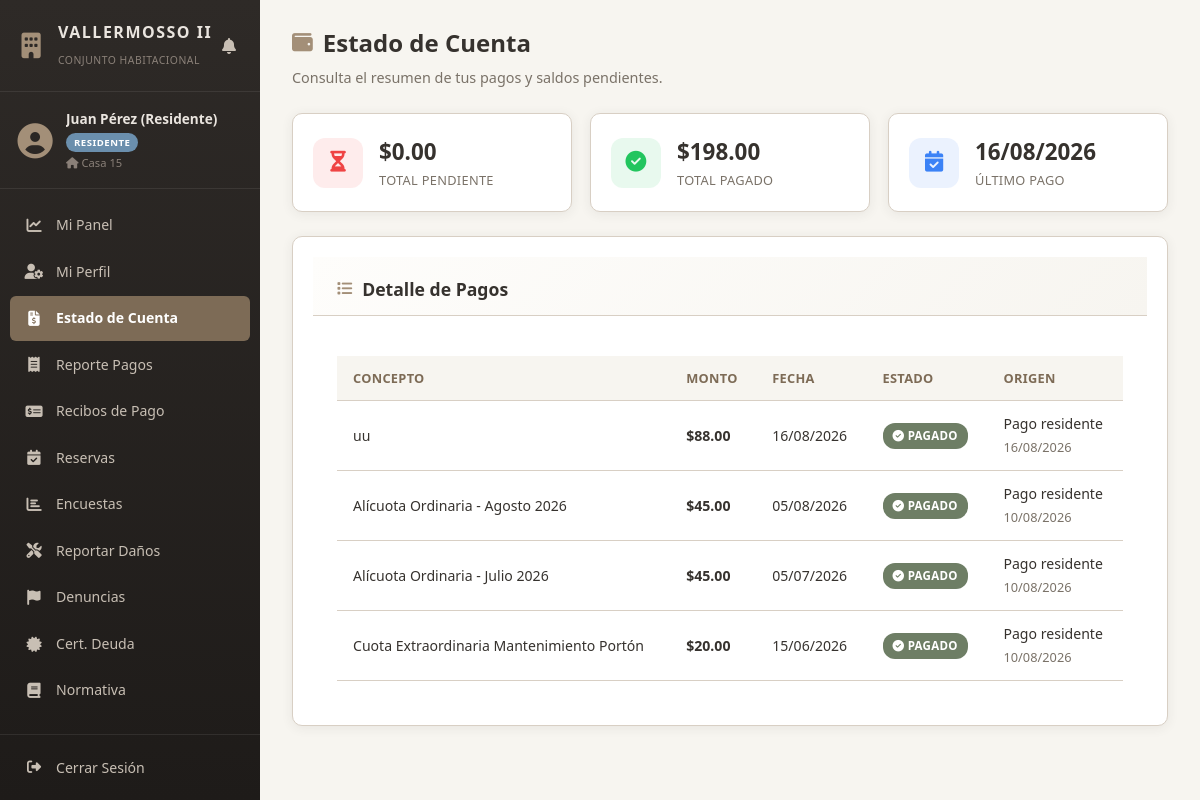
The page /views/residente/estado_cuenta.php (signed in) on the database its author committed.
### tables this page shows
CREATE TABLE `pagos` (
  `id_pago` int(11) NOT NULL AUTO_INCREMENT,
  `id_usuario` int(11) NOT NULL,
  `concepto` varchar(150) NOT NULL,
  `monto` decimal(10,2) NOT NULL,
  `fecha_vencimiento` date NOT NULL,
  `estado` enum('PENDIENTE','EN_REVISION','PAGADO','RECHAZADO') DEFAULT 'PENDIENTE',
  `comprobante_url` varchar(255) DEFAULT NULL,
  `fecha_subida` datetime DEFAULT NULL,
  `created_at` timestamp NOT NULL DEFAULT current_timestamp(),
  PRIMARY KEY (`id_pago`),
  KEY `id_usuario` (`id_usuario`),
  CONSTRAINT `pagos_ibfk_1` FOREIGN KEY (`id_usuario`) REFERENCES `usuarios` (`id_usuario`) ON DELETE CASCADE
);

### views/residente/estado_cuenta.php (the view, shortened to what this page needs)
<?php
$id_usuario = $_SESSION['id_usuario'];
$pdo = Database::obtenerConexion();
$stmt = $pdo->prepare("SELECT * FROM pagos WHERE id_usuario = :id ORDER BY created_at DESC");
$stmt->execute([':id' => $id_usuario]);
$pagos = $stmt->fetchAll(PDO::FETCH_ASSOC);
$movimientos = [];
foreach ($pagos as $p) {
    $estado = strtoupper($p['estado']);
    $movimientos[] = [
        'concepto'  => $p['concepto'],
        'monto'     => $p['monto'],
        'fecha_ref' => $p['fecha_vencimiento'] ?? null,
        'estado'    => $estado === 'PAGADO' ? 'PAGADO' : ($estado === 'EN_REVISION' ? 'EN_REVISION' : ($estado === 'RECHAZADO' ? 'RECHAZADO' : 'PENDIENTE')),
        'origen'    => 'Pago residente',
        'fecha_reg' => $p['created_at']
    ];
}
usort($movimientos, function ($a, $b) {
    return strtotime($b['fecha_reg']) <=> strtotime($a['fecha_reg']);
});
$totalPendiente = 0;
$totalPagado = 0;
$ultimoPago = null;
foreach ($movimientos as $m) {
    if ($m['estado'] === 'PAGADO') {
        $totalPagado += (float)$m['monto'];
        if (!$ultimoPago) $ultimoPago = $m;
    } elseif ($m['estado'] === 'PENDIENTE' || $m['estado'] === 'EN_REVISION') {
        $totalPendiente += (float)$m['monto'];
    }
}
?>
<!DOCTYPE html>
<html lang="es">
<head>
    <link rel="stylesheet" href="../../public/css/style.css">
    <link rel="stylesheet" href="https://cdnjs.cloudflare.com/ajax/libs/font-awesome/6.4.0/css/all.min.css">
</head>
<body>
<div class="app-layout">
    <?php include_once __DIR__ . '/../sidebar.php'; ?>
    <main class="main-content">
        <header class="content-header">
            <h1><i class="fa-solid fa-wallet"></i> Estado de Cuenta</h1>
            <p class="subtitle">Consulta el resumen de tus pagos y saldos pendientes.</p>
        </header>
        <div class="stats-grid">
            <div class="stat-card">
                <div class="stat-icon" style="background: rgba(239,68,68,0.1); color: #ef4444;"><i class="fa-solid fa-hourglass-half"></i></div>
                <div class="stat-info">
                    <span class="stat-value">$<?= number_format($totalPendiente, 2) ?></span>
                    <span class="stat-label">Total Pendiente</span>
                </div>
            </div>
            <div class="stat-card">
                <div class="stat-icon" style="background: rgba(34,197,94,0.1); color: #22c55e;"><i class="fa-solid fa-circle-check"></i></div>
                <div class="stat-info">
                    <span class="stat-value">$<?= number_format($totalPagado, 2) ?></span>
                    <span class="stat-label">Total Pagado</span>
                </div>
            </div>
            <div class="stat-card">
                <div class="stat-icon" style="background: rgba(59,130,246,0.1); color: #3b82f6;"><i class="fa-solid fa-calendar-check"></i></div>
                <div class="stat-info">
                    <span class="stat-value"><?= $ultimoPago ? date('d/m/Y', strtotime($ultimoPago['fecha_reg'])) : 'N/A' ?></span>
                    <span class="stat-label">Último Pago</span>
                </div>
            </div>
        </div>
        <section class="card">
            <div class="card-header">
                <h2><i class="fa-solid fa-list"></i> Detalle de Pagos</h2>
            </div>
            <div class="card-body">
                <div class="table-responsive">
                    <table class="table">
                        <thead>
                            <tr>
                                <th>Concepto</th>
                                <th>Monto</th>
                                <th>Fecha</th>
                                <th>Estado</th>
                                <th>Origen</th>
                            </tr>
                        </thead>
                        <tbody>
                            <?php if (empty($movimientos)): ?>
                                <tr><td colspan="5" class="text-center">No hay pagos registrados.</td></tr>
                            <?php else: ?>
                                <?php foreach ($movimientos as $m): ?>
                                    <tr>
                                        <td><?= htmlspecialchars($m['concepto'] ?? 'N/A') ?></td>
                                        <td><strong>$<?= number_format($m['monto'], 2) ?></strong></td>
                                        <td><?= $m['fecha_ref'] ? date('d/m/Y', strtotime($m['fecha_ref'])) : 'N/A' ?></td>
                                        <td>
                                            <?php if ($m['estado'] === 'PAGADO'): ?>
                                                <span class="badge badge-success"><i class="fa-solid fa-circle-check"></i> PAGADO</span>
                                            <?php elseif ($m['estado'] === 'EN_REVISION'): ?>
                                                <span class="badge badge-warning"><i class="fa-solid fa-clock"></i> EN REVISIÓN</span>
                                            <?php elseif ($m['estado'] === 'RECHAZADO'): ?>
                                                <span class="badge badge-danger"><i class="fa-solid fa-xmark"></i> RECHAZADO</span>
                                            <?php else: ?>
                                                <span class="badge badge-danger"><i class="fa-solid fa-hourglass"></i> PENDIENTE</span>
                                            <?php endif; ?>
                                        </td>
                                        <td><?= htmlspecialchars($m['origen']) ?><br><small class="text-muted"><?= date('d/m/Y', strtotime($m['fecha_reg'])) ?></small></td>
                                    </tr>
                                <?php endforeach; ?>
                            <?php endif; ?>
                        </tbody>
                    </table>
                </div>
            </div>
        </section>
    </main>
</div>
</body>
</html>

### public/css/style.css (style rules this page uses)
:root { --bg-main: #F7F5F0; --bg-card: #FFFFFF; --primary: #A38F78; --primary-dark: #7D6B56; --secondary: #D8CFC4; --accent: #6E7E65; --danger: #B86B61; --text-main: #36322E; --text-muted: #7A7268; --sidebar-bg: #2E2A27; --sidebar-hover: #3E3732; --sidebar-active: #4A3F38; --sidebar-text: #C8BFB4; --sidebar-text-active: #FFFFFF; --sidebar-width: 260px; --sidebar-collapsed-width: 70px; --shadow: 0 2px 12px rgba(54, 50, 46, 0.08); --shadow-lg: 0 8px 24px rgba(54, 50, 46, 0.12); --radius: 10px; --radius-sm: 6px; --transition: all 0.3s cubic-bezier(0.4, 0, 0.2, 1); }
* { box-sizing: border-box; margin: 0; padding: 0; font-family: 'Segoe UI', Tahoma, Geneva, Verdana, sans-serif; }
body { background-color: var(--bg-main); color: var(--text-main); line-height: 1.6; overflow-x: hidden; }
.app-layout { display: flex; min-height: 100vh; }
.main-content { flex: 1; margin-left: var(--sidebar-width); padding: 30px; transition: var(--transition); min-height: 100vh; }
.content-header { margin-bottom: 28px; }
.content-header h1 { font-size: 1.5rem; font-weight: 700; color: var(--primary-dark); margin-bottom: 4px; display: flex; align-items: center; gap: 10px; }
.content-header h1 i { color: var(--primary); font-size: 1.3rem; }
.content-header .subtitle { color: var(--text-muted); font-size: 0.9rem; }
.card { background: var(--bg-card); border: 1px solid var(--secondary); border-radius: var(--radius); box-shadow: var(--shadow); overflow: hidden; margin-bottom: 24px; }
.card-header { padding: 18px 24px; border-bottom: 1px solid var(--secondary); background: linear-gradient(135deg, #FEFDFB 0%, #F7F5F0 100%); }
.card-header h2 { font-size: 1.05rem; font-weight: 700; color: var(--primary-dark); display: flex; align-items: center; gap: 10px; margin: 0; }
.card-header h2 i { color: var(--primary); font-size: 0.95rem; }
.card-body { padding: 24px; }
.table-responsive { overflow-x: auto; -webkit-overflow-scrolling: touch; }
.table { width: 100%; border-collapse: collapse; }
.table th, .table td { padding: 12px 16px; text-align: left; border-bottom: 1px solid var(--secondary); font-size: 0.88rem; }
.table th { background-color: var(--bg-main); color: var(--primary-dark); font-weight: 700; font-size: 0.8rem; text-transform: uppercase; letter-spacing: 0.3px; white-space: nowrap; }
.table td .text-muted { color: var(--text-muted); font-size: 0.8rem; }
.badge { display: inline-block; padding: 4px 10px; border-radius: 12px; font-size: 0.72rem; font-weight: 700; text-transform: uppercase; letter-spacing: 0.3px; white-space: nowrap; }
.badge-success { background: #E8F2E4; color: #3D6B30; }
.stats-grid, .summary-cards, .info-grid { display: grid; grid-template-columns: 1fr; gap: 18px; margin-bottom: 24px; }
@media (min-width: 768px) { .stats-grid { grid-template-columns: repeat(3, 1fr); } }
.stat-card { background: var(--bg-card); border: 1px solid var(--secondary); border-radius: var(--radius); box-shadow: var(--shadow); padding: 20px; display: flex; align-items: center; gap: 16px; }
.stat-icon { width: 50px; height: 50px; border-radius: 12px; display: flex; align-items: center; justify-content: center; font-size: 1.3rem; flex-shrink: 0; }
.stat-info { display: flex; flex-direction: column; }
.stat-value { font-size: 1.4rem; font-weight: 700; color: var(--text-main); }
.stat-label { font-size: 0.8rem; color: var(--text-muted); text-transform: uppercase; letter-spacing: 0.3px; }

### rows shown on the page
pagos: created_at "16/08/2026", concepto "uu", monto "88.00", fecha_vencimiento "16/08/2026", estado "PAGADO" (drawn), origen "Pago residente"
pagos: concepto "Alícuota Ordinaria - Agosto 2026", monto "45.00", fecha_vencimiento "05/08/2026", estado "PAGADO" (drawn), origen "Pago residente", created_at "10/08/2026"
pagos: concepto "Alícuota Ordinaria - Julio 2026", monto "45.00", fecha_vencimiento "05/07/2026", estado "PAGADO" (drawn), origen "Pago residente", created_at "10/08/2026"
pagos: concepto "Cuota Extraordinaria Mantenimiento Portón", monto "20.00", fecha_vencimiento "15/06/2026", estado "PAGADO" (drawn), origen "Pago residente", created_at "10/08/2026"

### other values the page prints
$nombre "Juan Pérez (Residente)"
$rol "RESIDENTE"
$vivienda "Casa 15"
$item['label'] "Mi Panel"
$item['label'] "Mi Perfil"
$item['label'] "Estado de Cuenta"
$item['label'] "Reporte Pagos"
$item['label'] "Recibos de Pago"
$item['label'] "Reservas"
$item['label'] "Encuestas"
$item['label'] "Reportar Daños"
$item['label'] "Denuncias"
$item['label'] "Cert. Deuda"
$item['label'] "Normativa"
$totalPendiente "0.00"
